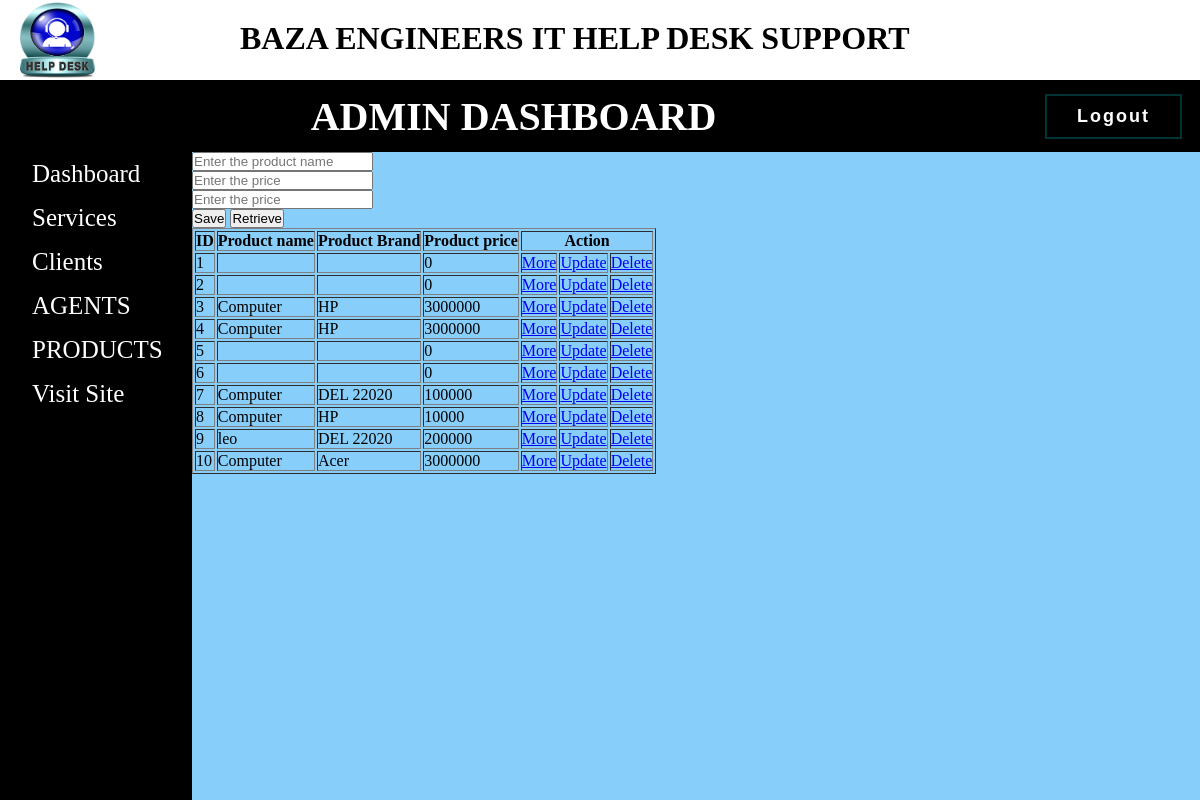
The page /admin.php?page=product on the database its author committed.
### tables this page shows
CREATE TABLE `product` (
  `id` int(15) NOT NULL,
  `pname` varchar(255) NOT NULL,
  `brand` varchar(255) NOT NULL,
  `cost` int(15) NOT NULL,
  `admin_id` int(15) NOT NULL
);

### product.php (the view)
<?php
  include("database.php");
?>
<form action="" method="post">
  <input type="text" name ="pname" placeholder="Enter the product name"/>
  <br/>
    <input type="text" name ="brand" placeholder="Enter the price"/>
   <br/>
   <input type="number" name ="cost" placeholder="Enter the price"/>
   <br/>
	<input type="submit" name ="submit" value="Save"/>
	<input type="submit" name ="retrieve" value="Retrieve"/>
</form>
<?php
   if(isset($_POST["submit"])){
        $pname=$_POST['pname'];
        $brand=$_POST['brand'];
        $cost=$_POST['cost'];
		$query= "INSERT INTO product (pname,brand,cost)VALUES ('$pname','$brand','$cost')";
		$r = mysqli_query($conn, $query);
	    if(!$r){
			echo "Failed ".mysqli_error($conn);
		}else{
			echo "Product saved";
		}
   }else{
	   $rqu = "SELECT * FROM product";
	   $result = mysqli_query($conn, $rqu);
	   ?>
	   <table border="1">
	     <tr>
		    <th>ID </th>
			<th>Product name </th>
            <th>Product Brand </th>
			<th>Product price </th>
			<th colspan="3">Action </th>
		</tr>
	   <?php
	   while($r = mysqli_fetch_array($result)){
		   ?>
		   <tr>
		   <td><?php echo $r['id'];?></td>
		   <td><?php echo $r['pname'];?></td>
		   <td><?php echo $r['brand'];?></td>
           <td><?php echo $r['cost'];?></td>
		   <td><a href="productDetails.php?id=<?php echo $r['id'];?>"> More </a></td>
		   <td><a href="productUpdate.php?id=<?php echo $r['id'];?>"> Update</a> </td>
		   <td><a href="productDelete.php?id=<?php echo $r['id'];?>"> Delete </a></td>
		   </tr>
	    <?php
	   }
	   ?>
	  </table>
	  <?php
      }
?>

### Admin.php (shortened to what this page needs)
<html>
<head>
<link rel="stylesheet" href="admin.css">
<link rel="stylesheet" href="https://cdnjs.cloudflare.com/ajax/libs/font-awesome/4.7.0/css/font-awesome.min.css">
</head>
<body class="body2">
<div class="block">
        <img src="e.png" class="logo" height="80px" width="250px">
        <div class="block2">
            <h1>BAZA ENGINEERS IT HELP DESK SUPPORT</h1>
        </div>
               </div>
        <div class="container">
            <div class="header">
                <div class="navbar">
                   <a href="#"> <h1>ADMIN DASHBOARD</h1></a>
                </div>
                <button class="btn"> <a href="adminlogin.php">Logout</a></button></div>
                <div id="mySidenav" class="sidenav">
                    <a href="admin.php?page=home">Dashboard</a>
                    <a href="admin.php?page=service">Services</a>
                    <a href="admin.php?page=users">Clients</a>
                    <a href="admin.php?page=agents">AGENTS</a>
                    <a href="admin.php?page=product">PRODUCTS</a>
                    <a href="index.php">Visit Site</a>
</div>
</body>
</html>
<?php
$page = isset($_GET['page']) ?$_GET['page'] : "home";
include $page.'.php';
?>

### admin.css (style rules this page uses)
* { padding:0; margin:0; }
.container { width: 100%; height: 90vh; background-color: lightskyblue; background-size: cover; background-position: center; background-repeat: no-repeat; }
.header { height: 10%; display: flex; align-items: center; overflow: hidden; position: relative; background-color:black; }
.logo { width: 10% }
.navbar { text-align: center; flex:1; }
.navbar a { padding:6px 20px; text-decoration: none; color: white; margin-left: 20px; font-size: 20px; font-weight: bold; }
.btn { cursor: pointer; color: white; font-size: 18px; letter-spacing: 2px; padding: 10px 30px; border: 2px solid #003333; background:transparent; text-decoration:none; text-align: center; font-weight: bold; margin: 40px 18px; }
.btn a { color:white; font-weight:bold; }
.btn a:link { text-decoration: none; color:white; }
.sidenav { position: relative; top: 0; left:0; background-color:black; transition: 0.5s; float:left; height: 90%; width:16%; }
.sidenav a { padding: 8px 8px 8px 32px; text-decoration: none; font-size: 25px; color: white; display: block; transition: 0.3s; }
.block { background-color:none; }
.block2 { float: right; width:80%; text-align:left; margin-top:20px; font-weight:bold; }
.body2 { background-color: blue; }

### Admin.php (style rules this page uses)
.body2 { background-image:url("licensed-image.jfif"); background-size: cover; background-position: center; background-repeat: no-repeat; }
.block { color:black; background-color:white; }

### rows shown on the page
product: id "1", cost "0"
product: id "2", cost "0"
product: id "3", pname "Computer", brand "HP", cost "3000000"
product: id "4", pname "Computer", brand "HP", cost "3000000"
product: id "5", cost "0"
product: id "6", cost "0"
product: id "7", pname "Computer", brand "DEL 22020", cost "100000"
product: id "8", pname "Computer", brand "HP", cost "10000"
product: id "9", pname "leo", brand "DEL 22020", cost "200000"
product: id "10", pname "Computer", brand "Acer", cost "3000000"
